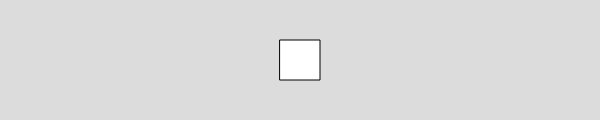
Frame 1 (no input)
Frame 60 (no input): identical to frame 1, image omitted
Frame 120 (the mouse pressed at the canvas centre since frame 60): identical to frame 1, image omitted

The p5.js sketch that drew this single still picture (run headless with seeded random() and noise() and a simulated clock; from frame 60 on, the mouse is pressed at the canvas centre):

// p5.js sketch
// ── sketch.js
function setup() {
  createCanvas(600, 120);
}

function draw() {
  rectMode(CENTER);
  background(220);
  rectMode(CENTER);

  //if the mouse is between 100-200 OR 400-500, draw an ellipse
  if (mouseX > 100 && mouseX < 200 || mouseX > 400 && mouseX < 500) {
    ellipse(width / 2, height / 2, 40, 40) //draw and ellipse
  } else {
    rect(width / 2, height / 2, 40, 40) //draw a rect
  }

}
